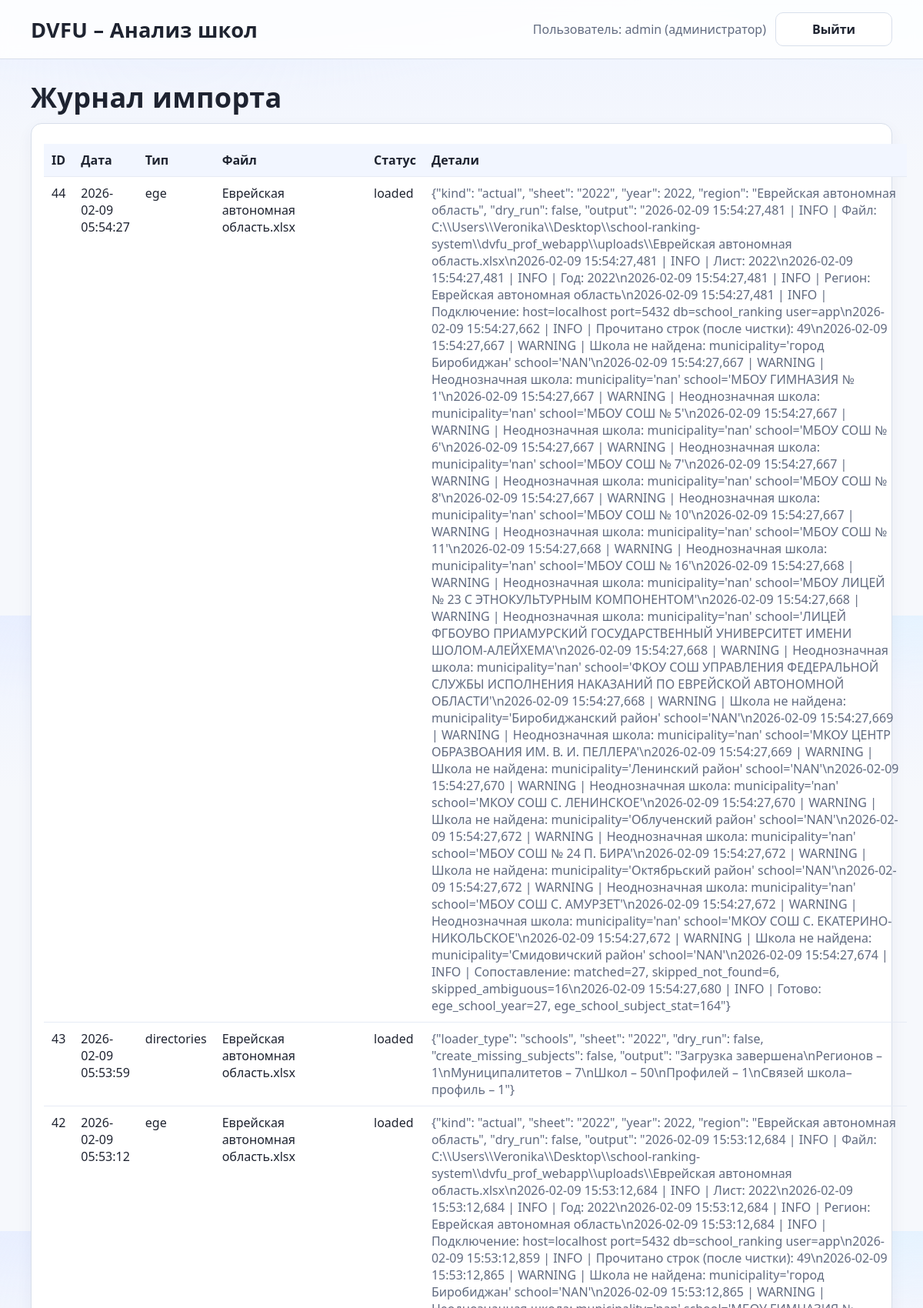
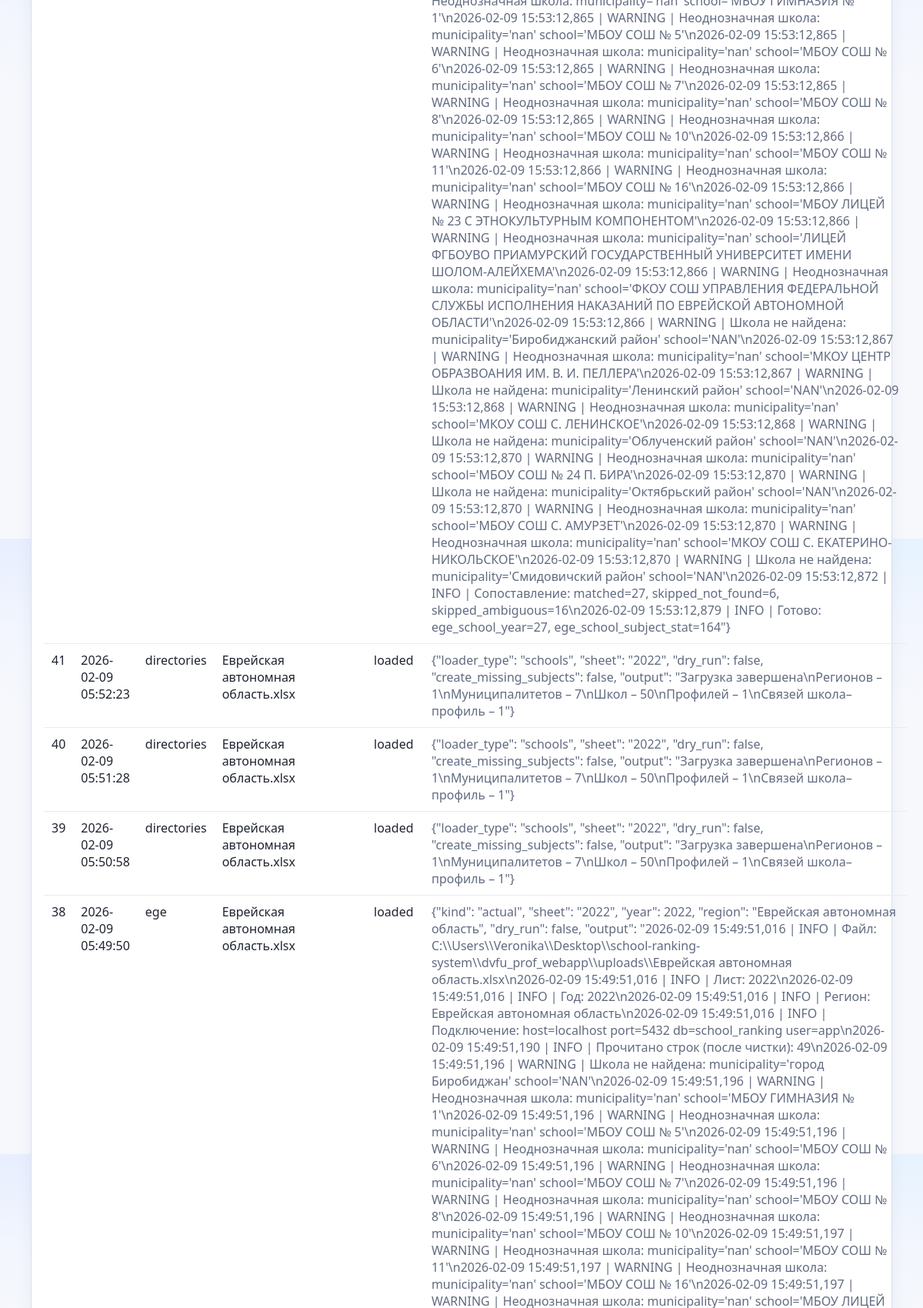
Screenshot of /data/history (signed in, upper part) with the database file from the repository (2 pictures, top to bottom).
### main.py (models this page shows)
class Base(DeclarativeBase):
    pass

class User(Base):
    __tablename__ = "user"
    id = Column(Integer, primary_key=True)
    login = Column(String(64), unique=True, nullable=False, index=True)
    password_hash = Column(String(256), nullable=False)
    is_admin = Column(Boolean, default=False, nullable=False)
    created_at = Column(DateTime(timezone=True), server_default=sqlfunc.now(), nullable=False)

class ImportJob(Base):
    __tablename__ = "import_job"
    id = Column(Integer, primary_key=True)
    job_type = Column(String(32), nullable=False)  # ege | admissions | events
    filename = Column(String(255), nullable=False)
    status = Column(String(32), nullable=False, default="uploaded")  # uploaded | validated | loaded | error
    details = Column(Text, nullable=True)
    created_at = Column(DateTime(timezone=True), server_default=sqlfunc.now(), nullable=False)

### main.py (the view)
@app.get("/data/history")
def history_page(request: Request, db: Session = Depends(get_db)):
    user = require_user(request, db)
    jobs = db.query(ImportJob).order_by(ImportJob.created_at.desc()).all()
    return render("history.html", {"request": request, "user": user, "jobs": jobs})

### templates/history.html (shortened to what this page needs)
{% extends "base.html" %}
{% block content %}
<h1>Журнал импорта</h1>
<div class="card">
  <table class="table">
    <thead>
      <tr>
        <th>ID</th>
        <th>Дата</th>
        <th>Тип</th>
        <th>Файл</th>
        <th>Статус</th>
        <th>Детали</th>
      </tr>
    </thead>
    <tbody>
    {% for j in jobs %}
      <tr>
        <td>{{ j.id }}</td>
        <td>{{ j.created_at }}</td>
        <td>{{ j.job_type }}</td>
        <td>{{ j.filename }}</td>
        <td>{{ j.status }}</td>
        <td class="muted">{{ j.details }}</td>
      </tr>
    {% endfor %}
    </tbody>
  </table>
</div>
{% endblock %}

### templates/base.html (shortened to what this page needs)
<!doctype html>
<html lang="ru">
<head>
  <link rel="stylesheet" href="/static/app.css">
</head>
<body>
  <header class="header">
    <div class="container header-row">
      <div class="brand">DVFU – Анализ школ</div>
      <div class="header-actions">
        {% if user %}
          <span class="muted">Пользователь: {{ user.login }}{% if user.is_admin %} (администратор){% endif %}</span>
          <a class="btn btn-ghost" href="/logout">Выйти</a>
        {% endif %}
      </div>
    </div>
  </header>
  <main class="container">
    {% block content %}{% endblock %}
  </main>
</body>
</html>

### static/app.css (style rules this page uses)
:root { --bg-top: #eef3ff; --bg-main: #f6f8fc; --text-main: #1e2330; --text-muted: #616b80; --line: #d8dfeb; --surface: #ffffff; --surface-soft: #f8faff; --primary: #1f5bd8; --primary-strong: #1847aa; --ok-bg: #edfff4; --ok-line: #bfead0; --warn-bg: #fff4f4; --warn-line: #f6caca; font-family: "Segoe UI", -apple-system, BlinkMacSystemFont, "Helvetica Neue", Arial, sans-serif; }
*, *::before, *::after { box-sizing: border-box; }
html, body { height: 100%; }
body { margin: 0; color: var(--text-main); min-height: 100dvh; display: flex; flex-direction: column; background: radial-gradient(1200px 420px at 20% -15%, #e0e8ff 0%, transparent 58%), radial-gradient(900px 340px at 100% -10%, #dff3ff 0%, transparent 52%), linear-gradient(180deg, var(--bg-top) 0%, var(--bg-main) 28%, var(--bg-main) 100%); }
a { color: inherit; text-decoration: none; }
.container { width: min(1120px, calc(100% - 48px)); margin: 0 auto; padding: 16px 0; }
main.container { flex: 1 0 auto; padding: 28px 0 20px; }
.header { border-bottom: 1px solid var(--line); background: rgba(255, 255, 255, 0.86); backdrop-filter: blur(8px); }
.header-row { display: flex; align-items: center; justify-content: space-between; gap: 12px; }
.brand { font-size: 1.7rem; font-weight: 700; letter-spacing: 0.01em; }
.header-actions { display: flex; align-items: center; gap: 12px; }
.muted { color: var(--text-muted); }
h1 { margin: 0 0 10px; font-size: clamp(1.8rem, 3vw, 2.3rem); line-height: 1.2; letter-spacing: 0.01em; }
.card { background: var(--surface); border: 1px solid var(--line); border-radius: 14px; padding: 16px; margin-top: 12px; box-shadow: 0 8px 20px rgba(45, 59, 95, 0.06); }
.btn { background: linear-gradient(180deg, var(--primary) 0%, var(--primary-strong) 100%); color: #fff; padding: 10px 14px; border-radius: 10px; border: 1px solid var(--primary-strong); cursor: pointer; font-weight: 650; min-width: 152px; min-height: 42px; display: inline-flex; align-items: center; justify-content: center; transition: transform 0.15s ease, box-shadow 0.15s ease, filter 0.15s ease; }
.btn-ghost { background: var(--surface); color: var(--text-main); border: 1px solid var(--line); }
.table { width: 100%; border-collapse: separate; border-spacing: 0; margin-top: 10px; overflow: hidden; }
.table th, .table td { border-bottom: 1px solid #e6ebf5; padding: 10px; text-align: left; vertical-align: top; }
.table th { background: #f2f6ff; font-weight: 700; }

### rows the page displays
User: login "admin"
ImportJob: id "44", created_at "2026-02-09 05:54:27", job_type "ege", filename "Еврейская автономная область.xlsx", status "loaded", details "{\"kind\": \"actual\", \"sheet\": \"2022\", \"year\": 2022, \"region\": \"Еврейская автономная область\", \"dry_run\": false, \"output\": \"2026-02-09 15:54:27,481 | INFO | Файл: C:\\\\Users\\\\Veronika\\\\Desktop\\\\school-ranking-system\\\\dvfu_prof_webapp\\\\uploads\\\\Еврейская автономная область.xlsx\\n2026-02-09 15:54:27,481 | INFO | Лист: 2022\\n2026-02-09 15:54:27,481 | INFO | Год: 2022\\n2026-02-09 15:54:27,481 | INFO | Регион: Еврейская автономная область\\n2026-02-09 15:54:27,481 | INFO | Подключение: host=localhost port=5432 db=school_ranking user=app\\n2026-02-09 15:54:27,662 | INFO | Прочитано строк (после чистки): 49\\n2026-02-09 15:54:27,667 | WARNING | Школа не найдена: municipality='город Биробиджан'…"
ImportJob: id "43", created_at "2026-02-09 05:53:59", job_type "directories", filename "Еврейская автономная область.xlsx", status "loaded", details "{\"loader_type\": \"schools\", \"sheet\": \"2022\", \"dry_run\": false, \"create_missing_subjects\": false, \"output\": \"Загрузка завершена\\nРегионов – 1\\nМуниципалитетов – 7\\nШкол – 50\\nПрофилей – 1\\nСвязей школа–профиль – 1\"}"
ImportJob: id "42", created_at "2026-02-09 05:53:12", job_type "ege", filename "Еврейская автономная область.xlsx", status "loaded", details "{\"kind\": \"actual\", \"sheet\": \"2022\", \"year\": 2022, \"region\": \"Еврейская автономная область\", \"dry_run\": false, \"output\": \"2026-02-09 15:53:12,684 | INFO | Файл: C:\\\\Users\\\\Veronika\\\\Desktop\\\\school-ranking-system\\\\dvfu_prof_webapp\\\\uploads\\\\Еврейская автономная область.xlsx\\n2026-02-09 15:53:12,684 | INFO | Лист: 2022\\n2026-02-09 15:53:12,684 | INFO | Год: 2022\\n2026-02-09 15:53:12,684 | INFO | Регион: Еврейская автономная область\\n2026-02-09 15:53:12,684 | INFO | Подключение: host=localhost port=5432 db=school_ranking user=app\\n2026-02-09 15:53:12,859 | INFO | Прочитано строк (после чистки): 49\\n2026-02-09 15:53:12,865 | WARNING | Школа не найдена: municipality='город Биробиджан'…"
ImportJob: id "41", created_at "2026-02-09 05:52:23", job_type "directories", filename "Еврейская автономная область.xlsx", status "loaded", details "{\"loader_type\": \"schools\", \"sheet\": \"2022\", \"dry_run\": false, \"create_missing_subjects\": false, \"output\": \"Загрузка завершена\\nРегионов – 1\\nМуниципалитетов – 7\\nШкол – 50\\nПрофилей – 1\\nСвязей школа–профиль – 1\"}"
ImportJob: id "40", created_at "2026-02-09 05:51:28", job_type "directories", filename "Еврейская автономная область.xlsx", status "loaded", details "{\"loader_type\": \"schools\", \"sheet\": \"2022\", \"dry_run\": false, \"create_missing_subjects\": false, \"output\": \"Загрузка завершена\\nРегионов – 1\\nМуниципалитетов – 7\\nШкол – 50\\nПрофилей – 1\\nСвязей школа–профиль – 1\"}"
ImportJob: id "39", created_at "2026-02-09 05:50:58", job_type "directories", filename "Еврейская автономная область.xlsx", status "loaded", details "{\"loader_type\": \"schools\", \"sheet\": \"2022\", \"dry_run\": false, \"create_missing_subjects\": false, \"output\": \"Загрузка завершена\\nРегионов – 1\\nМуниципалитетов – 7\\nШкол – 50\\nПрофилей – 1\\nСвязей школа–профиль – 1\"}"
ImportJob: id "38", created_at "2026-02-09 05:49:50", job_type "ege", filename "Еврейская автономная область.xlsx", status "loaded"
